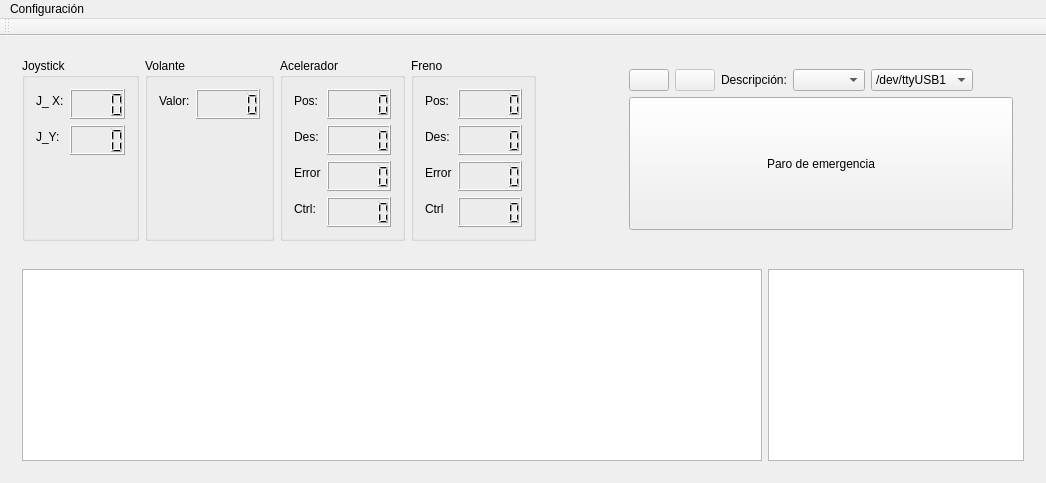
<?xml version="1.0" encoding="UTF-8"?>
<ui version="4.0">
 <class>MainWindow</class>
 <widget class="QMainWindow" name="MainWindow">
  <property name="geometry">
   <rect>
    <x>0</x>
    <y>0</y>
    <width>1046</width>
    <height>431</height>
   </rect>
  </property>
  <property name="windowTitle">
   <string>MainWindow</string>
  </property>
  <widget class="QWidget" name="centralWidget">
   <layout class="QVBoxLayout" name="verticalLayout">
    <item>
     <widget class="QWidget" name="valores_y_Conexion_Widget" native="true">
      <property name="sizePolicy">
       <sizepolicy hsizetype="MinimumExpanding" vsizetype="Fixed">
        <horstretch>0</horstretch>
        <verstretch>0</verstretch>
       </sizepolicy>
      </property>
      <property name="minimumSize">
       <size>
        <width>0</width>
        <height>0</height>
       </size>
      </property>
      <layout class="QHBoxLayout" name="Valores_Widget">
       <item>
        <layout class="QVBoxLayout" name="verticalLayout_7">
         <item>
          <layout class="QHBoxLayout" name="horizontalLayout">
           <item>
            <widget class="QGroupBox" name="grp_Joystick">
             <property name="title">
              <string>Joystick</string>
             </property>
             <layout class="QVBoxLayout" name="verticalLayout_6">
              <item>
               <layout class="QFormLayout" name="formLayout_2">
                <item row="0" column="0">
                 <widget class="QLabel" name="joystick_X_lbl">
                  <property name="sizePolicy">
                   <sizepolicy hsizetype="Minimum" vsizetype="Preferred">
                    <horstretch>0</horstretch>
                    <verstretch>0</verstretch>
                   </sizepolicy>
                  </property>
                  <property name="minimumSize">
                   <size>
                    <width>10</width>
                    <height>0</height>
                   </size>
                  </property>
                  <property name="text">
                   <string>J_ X:</string>
                  </property>
                 </widget>
                </item>
                <item row="0" column="1">
                 <widget class="QLCDNumber" name="joystick_X_lcd">
                  <property name="enabled">
                   <bool>true</bool>
                  </property>
                  <property name="sizePolicy">
                   <sizepolicy hsizetype="Minimum" vsizetype="Minimum">
                    <horstretch>0</horstretch>
                    <verstretch>0</verstretch>
                   </sizepolicy>
                  </property>
                  <property name="minimumSize">
                   <size>
                    <width>0</width>
                    <height>30</height>
                   </size>
                  </property>
                  <property name="font">
                   <font>
                    <pointsize>14</pointsize>
                    <weight>75</weight>
                    <bold>true</bold>
                   </font>
                  </property>
                  <property name="digitCount">
                   <number>4</number>
                  </property>
                 </widget>
                </item>
                <item row="1" column="1">
                 <widget class="QLCDNumber" name="joystick_Y_lcd">
                  <property name="sizePolicy">
                   <sizepolicy hsizetype="Preferred" vsizetype="Preferred">
                    <horstretch>0</horstretch>
                    <verstretch>0</verstretch>
                   </sizepolicy>
                  </property>
                  <property name="minimumSize">
                   <size>
                    <width>0</width>
                    <height>30</height>
                   </size>
                  </property>
                  <property name="font">
                   <font>
                    <pointsize>14</pointsize>
                    <weight>75</weight>
                    <bold>true</bold>
                   </font>
                  </property>
                  <property name="digitCount">
                   <number>4</number>
                  </property>
                 </widget>
                </item>
                <item row="1" column="0">
                 <widget class="QLabel" name="joystick_Y_lbl">
                  <property name="sizePolicy">
                   <sizepolicy hsizetype="Minimum" vsizetype="Preferred">
                    <horstretch>0</horstretch>
                    <verstretch>0</verstretch>
                   </sizepolicy>
                  </property>
                  <property name="minimumSize">
                   <size>
                    <width>10</width>
                    <height>0</height>
                   </size>
                  </property>
                  <property name="text">
                   <string>J_Y:</string>
                  </property>
                 </widget>
                </item>
               </layout>
              </item>
             </layout>
            </widget>
           </item>
           <item>
            <widget class="QGroupBox" name="grp_Volante">
             <property name="title">
              <string>Volante</string>
             </property>
             <layout class="QVBoxLayout" name="verticalLayout_5">
              <item>
               <layout class="QFormLayout" name="formLayout">
                <item row="0" column="0">
                 <widget class="QLabel" name="valorVolante_lbl">
                  <property name="text">
                   <string>Valor:</string>
                  </property>
                 </widget>
                </item>
                <item row="0" column="1">
                 <widget class="QLCDNumber" name="volante_lcd">
                  <property name="minimumSize">
                   <size>
                    <width>0</width>
                    <height>30</height>
                   </size>
                  </property>
                  <property name="font">
                   <font>
                    <pointsize>14</pointsize>
                   </font>
                  </property>
                 </widget>
                </item>
               </layout>
              </item>
             </layout>
            </widget>
           </item>
           <item>
            <widget class="QGroupBox" name="grp_Acelerador">
             <property name="title">
              <string>Acelerador</string>
             </property>
             <property name="flat">
              <bool>false</bool>
             </property>
             <layout class="QVBoxLayout" name="verticalLayout_4">
              <item>
               <layout class="QFormLayout" name="frmLay_Acelerador">
                <item row="0" column="0">
                 <widget class="QLabel" name="valorAcelerador_lbl">
                  <property name="text">
                   <string>Pos:</string>
                  </property>
                 </widget>
                </item>
                <item row="0" column="1">
                 <widget class="QLCDNumber" name="aceleradorPos_lcd">
                  <property name="sizePolicy">
                   <sizepolicy hsizetype="Minimum" vsizetype="Minimum">
                    <horstretch>0</horstretch>
                    <verstretch>0</verstretch>
                   </sizepolicy>
                  </property>
                  <property name="minimumSize">
                   <size>
                    <width>0</width>
                    <height>30</height>
                   </size>
                  </property>
                  <property name="font">
                   <font>
                    <pointsize>14</pointsize>
                    <weight>75</weight>
                    <bold>true</bold>
                   </font>
                  </property>
                 </widget>
                </item>
                <item row="1" column="0">
                 <widget class="QLabel" name="label_3">
                  <property name="text">
                   <string>Des:</string>
                  </property>
                 </widget>
                </item>
                <item row="3" column="0">
                 <widget class="QLabel" name="label_4">
                  <property name="text">
                   <string>Ctrl:</string>
                  </property>
                 </widget>
                </item>
                <item row="1" column="1">
                 <widget class="QLCDNumber" name="aceleradorDes_lcd">
                  <property name="sizePolicy">
                   <sizepolicy hsizetype="Preferred" vsizetype="Preferred">
                    <horstretch>0</horstretch>
                    <verstretch>0</verstretch>
                   </sizepolicy>
                  </property>
                  <property name="minimumSize">
                   <size>
                    <width>0</width>
                    <height>30</height>
                   </size>
                  </property>
                  <property name="font">
                   <font>
                    <pointsize>14</pointsize>
                   </font>
                  </property>
                 </widget>
                </item>
                <item row="3" column="1">
                 <widget class="QLCDNumber" name="aceleradorControl_lcd">
                  <property name="sizePolicy">
                   <sizepolicy hsizetype="Minimum" vsizetype="Minimum">
                    <horstretch>0</horstretch>
                    <verstretch>0</verstretch>
                   </sizepolicy>
                  </property>
                  <property name="minimumSize">
                   <size>
                    <width>0</width>
                    <height>30</height>
                   </size>
                  </property>
                  <property name="font">
                   <font>
                    <pointsize>14</pointsize>
                   </font>
                  </property>
                 </widget>
                </item>
                <item row="2" column="0">
                 <widget class="QLabel" name="label_5">
                  <property name="text">
                   <string>Error</string>
                  </property>
                 </widget>
                </item>
                <item row="2" column="1">
                 <widget class="QLCDNumber" name="Acelerador_lcdError">
                  <property name="sizePolicy">
                   <sizepolicy hsizetype="Preferred" vsizetype="Preferred">
                    <horstretch>0</horstretch>
                    <verstretch>0</verstretch>
                   </sizepolicy>
                  </property>
                  <property name="minimumSize">
                   <size>
                    <width>0</width>
                    <height>30</height>
                   </size>
                  </property>
                 </widget>
                </item>
               </layout>
              </item>
             </layout>
            </widget>
           </item>
           <item>
            <widget class="QGroupBox" name="grp_Freno">
             <property name="title">
              <string>Freno</string>
             </property>
             <layout class="QVBoxLayout" name="verticalLayout_2">
              <item>
               <layout class="QFormLayout" name="frmLay_Freno">
                <item row="0" column="0">
                 <widget class="QLabel" name="valorFreno_lbl">
                  <property name="minimumSize">
                   <size>
                    <width>20</width>
                    <height>0</height>
                   </size>
                  </property>
                  <property name="text">
                   <string>Pos:</string>
                  </property>
                 </widget>
                </item>
                <item row="0" column="1">
                 <widget class="QLCDNumber" name="frenoPos_lcd">
                  <property name="sizePolicy">
                   <sizepolicy hsizetype="Preferred" vsizetype="Minimum">
                    <horstretch>0</horstretch>
                    <verstretch>0</verstretch>
                   </sizepolicy>
                  </property>
                  <property name="minimumSize">
                   <size>
                    <width>0</width>
                    <height>30</height>
                   </size>
                  </property>
                  <property name="font">
                   <font>
                    <pointsize>14</pointsize>
                    <weight>75</weight>
                    <bold>true</bold>
                   </font>
                  </property>
                 </widget>
                </item>
                <item row="1" column="0">
                 <widget class="QLabel" name="label">
                  <property name="minimumSize">
                   <size>
                    <width>20</width>
                    <height>0</height>
                   </size>
                  </property>
                  <property name="text">
                   <string>Des:</string>
                  </property>
                 </widget>
                </item>
                <item row="4" column="0">
                 <widget class="QLabel" name="label_2">
                  <property name="minimumSize">
                   <size>
                    <width>20</width>
                    <height>0</height>
                   </size>
                  </property>
                  <property name="text">
                   <string>Ctrl</string>
                  </property>
                 </widget>
                </item>
                <item row="1" column="1">
                 <widget class="QLCDNumber" name="frenoDes_lcd">
                  <property name="sizePolicy">
                   <sizepolicy hsizetype="Minimum" vsizetype="Preferred">
                    <horstretch>0</horstretch>
                    <verstretch>0</verstretch>
                   </sizepolicy>
                  </property>
                  <property name="minimumSize">
                   <size>
                    <width>0</width>
                    <height>30</height>
                   </size>
                  </property>
                  <property name="font">
                   <font>
                    <pointsize>14</pointsize>
                    <weight>75</weight>
                    <bold>true</bold>
                   </font>
                  </property>
                 </widget>
                </item>
                <item row="4" column="1">
                 <widget class="QLCDNumber" name="frenoControl_lcd">
                  <property name="enabled">
                   <bool>true</bool>
                  </property>
                  <property name="sizePolicy">
                   <sizepolicy hsizetype="Minimum" vsizetype="Preferred">
                    <horstretch>0</horstretch>
                    <verstretch>0</verstretch>
                   </sizepolicy>
                  </property>
                  <property name="minimumSize">
                   <size>
                    <width>30</width>
                    <height>30</height>
                   </size>
                  </property>
                  <property name="font">
                   <font>
                    <pointsize>14</pointsize>
                    <weight>75</weight>
                    <bold>true</bold>
                   </font>
                  </property>
                  <property name="smallDecimalPoint">
                   <bool>false</bool>
                  </property>
                  <property name="digitCount">
                   <number>5</number>
                  </property>
                 </widget>
                </item>
                <item row="3" column="0">
                 <widget class="QLabel" name="Freno_lblError">
                  <property name="text">
                   <string>Error</string>
                  </property>
                 </widget>
                </item>
                <item row="3" column="1">
                 <widget class="QLCDNumber" name="Freno_lcdError">
                  <property name="minimumSize">
                   <size>
                    <width>0</width>
                    <height>30</height>
                   </size>
                  </property>
                 </widget>
                </item>
               </layout>
              </item>
             </layout>
            </widget>
           </item>
          </layout>
         </item>
        </layout>
       </item>
       <item>
        <spacer name="valoresYConexion_Spacer">
         <property name="orientation">
          <enum>Qt::Horizontal</enum>
         </property>
         <property name="sizeHint" stdset="0">
          <size>
           <width>40</width>
           <height>20</height>
          </size>
         </property>
        </spacer>
       </item>
       <item>
        <widget class="QWidget" name="ConexionConfigForm_Widget" native="true">
         <property name="sizePolicy">
          <sizepolicy hsizetype="Preferred" vsizetype="Minimum">
           <horstretch>0</horstretch>
           <verstretch>0</verstretch>
          </sizepolicy>
         </property>
         <layout class="QVBoxLayout" name="verticalLayout_3">
          <item>
           <layout class="QHBoxLayout" name="Conectar_HLay">
            <item>
             <widget class="QPushButton" name="btnConectar">
              <property name="enabled">
               <bool>true</bool>
              </property>
              <property name="text">
               <string/>
              </property>
              <property name="icon">
               <iconset resource="build-LecturaValores/resources.qrc">
                <normaloff>:/images/connect.png</normaloff>:/images/connect.png</iconset>
              </property>
             </widget>
            </item>
            <item>
             <widget class="QPushButton" name="btnDesconectar">
              <property name="enabled">
               <bool>false</bool>
              </property>
              <property name="text">
               <string/>
              </property>
              <property name="icon">
               <iconset resource="build-LecturaValores/resources.qrc">
                <normaloff>:/images/disconnect.png</normaloff>:/images/disconnect.png</iconset>
              </property>
             </widget>
            </item>
            <item>
             <widget class="QLabel" name="lblDescripcion">
              <property name="text">
               <string>Descripción:</string>
              </property>
             </widget>
            </item>
            <item>
             <widget class="QComboBox" name="cmbBaudRate">
              <property name="currentIndex">
               <number>-1</number>
              </property>
             </widget>
            </item>
            <item>
             <widget class="QComboBox" name="cmbSerialPortSelector">
              <property name="currentIndex">
               <number>1</number>
              </property>
              <item>
               <property name="text">
                <string>/dev/ttyUSB0</string>
               </property>
              </item>
              <item>
               <property name="text">
                <string>/dev/ttyUSB1</string>
               </property>
              </item>
              <item>
               <property name="text">
                <string>/dev/ttyUSB2</string>
               </property>
              </item>
              <item>
               <property name="text">
                <string>/dev/ttyACM0</string>
               </property>
              </item>
              <item>
               <property name="text">
                <string>/dev/ttyACM1</string>
               </property>
              </item>
             </widget>
            </item>
            <item>
             <spacer name="horizontalSpacer_2">
              <property name="orientation">
               <enum>Qt::Horizontal</enum>
              </property>
              <property name="sizeHint" stdset="0">
               <size>
                <width>40</width>
                <height>20</height>
               </size>
              </property>
             </spacer>
            </item>
           </layout>
          </item>
          <item>
           <widget class="QPushButton" name="btnParoEmergencia">
            <property name="sizePolicy">
             <sizepolicy hsizetype="Preferred" vsizetype="Preferred">
              <horstretch>0</horstretch>
              <verstretch>0</verstretch>
             </sizepolicy>
            </property>
            <property name="text">
             <string>Paro de emergencia</string>
            </property>
           </widget>
          </item>
         </layout>
        </widget>
       </item>
      </layout>
     </widget>
    </item>
    <item>
     <widget class="QWidget" name="SalidaConsola_Widget" native="true">
      <property name="sizePolicy">
       <sizepolicy hsizetype="Preferred" vsizetype="MinimumExpanding">
        <horstretch>0</horstretch>
        <verstretch>0</verstretch>
       </sizepolicy>
      </property>
      <layout class="QHBoxLayout" name="horizontalLayout_5">
       <item>
        <widget class="QPlainTextEdit" name="InfoSalida_txt">
         <property name="plainText">
          <string/>
         </property>
        </widget>
       </item>
       <item>
        <widget class="QPlainTextEdit" name="erroresSalida_txt">
         <property name="sizePolicy">
          <sizepolicy hsizetype="Fixed" vsizetype="Expanding">
           <horstretch>0</horstretch>
           <verstretch>0</verstretch>
          </sizepolicy>
         </property>
         <property name="plainText">
          <string/>
         </property>
        </widget>
       </item>
      </layout>
     </widget>
    </item>
   </layout>
  </widget>
  <widget class="QMenuBar" name="menuBar">
   <property name="geometry">
    <rect>
     <x>0</x>
     <y>0</y>
     <width>1046</width>
     <height>22</height>
    </rect>
   </property>
   <widget class="QMenu" name="menuConfiguraci_n">
    <property name="title">
     <string>Configuración</string>
    </property>
    <addaction name="actionConfigurar"/>
    <addaction name="actionBuscar_puertos"/>
   </widget>
   <addaction name="menuConfiguraci_n"/>
  </widget>
  <widget class="QToolBar" name="mainToolBar">
   <attribute name="toolBarArea">
    <enum>TopToolBarArea</enum>
   </attribute>
   <attribute name="toolBarBreak">
    <bool>false</bool>
   </attribute>
  </widget>
  <action name="actionConfigurar">
   <property name="text">
    <string>Configurar</string>
   </property>
  </action>
  <action name="actionBuscar_puertos">
   <property name="text">
    <string>Buscar puertos</string>
   </property>
  </action>
 </widget>
 <layoutdefault spacing="6" margin="11"/>
 <resources>
  <include location="build-LecturaValores/resources.qrc"/>
 </resources>
 <connections/>
</ui>
